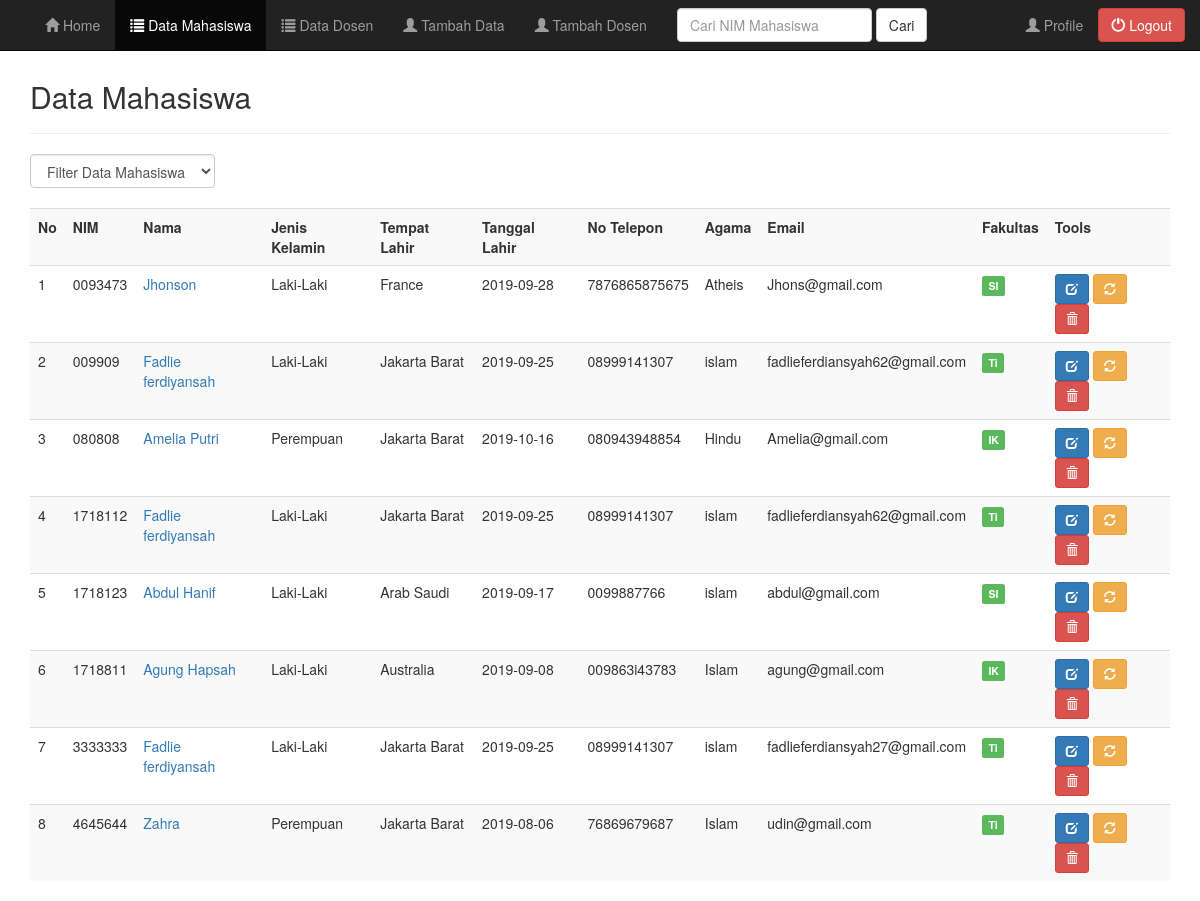
Screenshot of /admin/data.php (signed in) with the database file from the repository.
### tables this page shows
CREATE TABLE `tbl_mahasiswa` (
  `nim` varchar(7) NOT NULL DEFAULT '',
  `username` varchar(20) NOT NULL,
  `password` varchar(32) NOT NULL,
  `level` varchar(30) NOT NULL,
  `nama` varchar(50) NOT NULL,
  `jenis_kelamin` varchar(20) NOT NULL,
  `tempat_lahir` varchar(30) NOT NULL,
  `tanggal_lahir` date NOT NULL,
  `alamat_asal` varchar(100) NOT NULL,
  `alamat_sekarang` varchar(100) NOT NULL,
  `no_telepon` varchar(13) NOT NULL,
  `email` varchar(30) NOT NULL,
  `agama` varchar(50) NOT NULL,
  `fakultas` varchar(50) NOT NULL,
  PRIMARY KEY (`nim`)
);

### admin/data.php (the view, shortened to what this page needs)
<?php $thisPage="Data"; ?>
<?php
include("header.php");
include("../koneksi.php");
?>
	<div class="container">
		<div class="content">
			<h2>Data Mahasiswa</h2>
			<hr />
			<form class="form-inline" method="get">
				<div class="form-group">
					<select name="filter" class="form-control" onchange="form.submit()">
						<option value="0">Filter Data Mahasiswa</option>
						<?php $filter = addslashes(isset($_GET['filter']) ? strtolower($_GET['filter']) : NULL);  ?>
					</select>
				</div>
			</form>
			<br />
			<div class="table-responsive">
				<table class="table table-striped table-hover">
					<tr>
						<th>No</th>
						<th>NIM</th>
						<th>Nama</th>
						<th>Jenis Kelamin</th>
						<th>Tempat Lahir</th>
						<th>Tanggal Lahir</th>
						<th>No Telepon</th>
						<th>Agama</th>
						<th>Email</th>
						<th>Fakultas</th>
						<th>Tools</th>
					</tr>
					<?php
					if($filter){
						$sql = mysqli_query($koneksi, "SELECT * FROM tbl_mahasiswa WHERE fakultas='$filter' ORDER BY nim ASC");
					}else{
						$sql = mysqli_query($koneksi, "SELECT * FROM tbl_mahasiswa ORDER BY nim ASC");
					}
					if(mysqli_num_rows($sql) == 0){
						echo '<tr><td colspan="14">Data Tidak Ada.</td></tr>';
					}else{
						$no = 1;
						while($row = mysqli_fetch_assoc($sql)){
							echo '
							<tr>
								<td>'.$no.'</td>
								<td>'.$row['nim'].'</td>
								<td><a href="profile_mahasiswa.php?nim='.$row['nim'].'">'.$row['nama'].'</a></td>
								<td>'.$row['jenis_kelamin'].'</td>
								<td>'.$row['tempat_lahir'].'</td>
								<td>'.$row['tanggal_lahir'].'</td>
								<td>'.$row['no_telepon'].'</td>
								<td>'.$row['agama'].'</td>
								<td>'.$row['email'].'</td>
								<td>';
								if($row['fakultas'] == 'TI'){
									echo '<span class="label label-success">Ti</span>';
								}
								else if ($row['fakultas'] == 'MI' ){
									echo '<span class="label label-success">MI</span>';
								}
								else if ($row['fakultas'] == 'SI' ){
									echo '<span class="label label-success">SI</span>';
								}
								else if ($row['fakultas'] == 'IK' ){
									echo '<span class="label label-success">IK</span>';
								}
							echo '
								</td>
								<td>
									<a href="edit_mahasiswa.php?nim='.$row['nim'].'" title="Edit Data" data-toggle="tooltip" class="btn btn-primary btn-sm"><span class="glyphicon glyphicon-edit" aria-hidden="true"></span></a>
									<a href="password.php?nim='.$row['nim'].'" title="Ganti Password" data-toggle="tooltip" class="btn btn-warning btn-sm"><span class="glyphicon glyphicon-refresh" aria-hidden="true"></span></a>
									<a href="data.php?aksi=delete&nim='.$row['nim'].'" title="Hapus Data" data-toggle="tooltip" onclick="return confirm(\'Anda yakin akan menghapus data '.$row['nama'].'?\')" class="btn btn-danger btn-sm"><span class="glyphicon glyphicon-trash" aria-hidden="true"></span></a>
								</td>
							</tr>
							';
							$no++;
						}
					}
					?>
				</table>
			</div>
		</div>
	</div>
<?php
include("footer.php");
?>

### admin/header.php (shortened to what this page needs)
<!DOCTYPE html>
<html lang="id">
  <head>
    <link href="../css/bootstrap.min.css" rel="stylesheet">
	<link href="../css/bootstrap-datepicker.css" rel="stylesheet">
    <link href="../style.css" rel="stylesheet">
  </head>
<body>
	<nav class="navbar navbar-inverse navbar-fixed-top">
	  <div class="container">
		<div class="collapse navbar-collapse" id="myNavbar">
		  <ul class="nav navbar-nav navbar-left">
			<li<?php if ($thisPage=="Dashboard") echo " class=\"active\""; ?>>
				<a href="index.php"><span class="glyphicon glyphicon-home"></span> Home </a>
			</li>
			<li<?php if ($thisPage=="Data") echo " class=\"active\""; ?>>
				<a href="data.php" data-toggle="tooltip" data-placement="bottom" title="Lihat Data Mahasiswa"><span class="glyphicon glyphicon-list"></span> Data Mahasiswa </a>
			</li>
			<li<?php if ($thisPage=="Data Dosen") echo " class=\"active\""; ?>>
				<a href="data_dosen.php" data-toggle="tooltip" data-placement="bottom" title="Data Dosen"><span class="glyphicon glyphicon-list"></span> Data Dosen</a>
			</li>
			<li<?php if ($thisPage=="Tambah") echo " class=\"active\""; ?>>
				<a href="tambah.php" data-toggle="tooltip" data-placement="bottom" title="Tambah Data Mahasiswa" ><span class="glyphicon glyphicon-user"></span> Tambah Data</a>
			</li>
			<li<?php if ($thisPage=="Tambah Dosen") echo " class=\"active\""; ?>>
				<a href="tambah_dosen.php" data-toggle="tooltip" data-placement="bottom" title="Tambah Dosen" ><span class="glyphicon glyphicon-user"></span> Tambah Dosen</a>
			</li>
			<form name="cari" method="post" action="cari.php" role="search" class="navbar-form navbar-left">
				<div class="form-group">
					<input type="text" name="carinim" placeholder="Cari NIM Mahasiswa" class="form-control">
				</div>
				<button type="submit" name="submit" id="submit" value="search" class="btn btn-default" data-toggle="tooltip" data-placement="bottom" title="Cari Data Mahasiswa">Cari</button>
			</form>
		  </ul>
	      <ul class="nav navbar-nav navbar-right">
	      	<li<?php if ($thisPage=="Profile") echo " class=\"active\""; ?>><a href="profile.php" data-toggle="tooltip" data-placement="bottom" title="Lihat Profile"><span class="glyphicon glyphicon-user"></span> Profile</a></li>
	        <a href="../logout.php" data-toggle="tooltip" data-placement="bottom" title="Logout" class="btn btn-danger navbar-btn" role="button"><span class="glyphicon glyphicon-off"></span> Logout</a>
	      </ul>
		</div>
	  </div>
	</nav>

### admin/footer.php (shortened to what this page needs)
</body>
</html>

### style.css (style rules this page uses)
.content { margin-top: 80px; }

### rows the page displays
tbl_mahasiswa: nim "0093473", nama "Jhonson", jenis_kelamin "Laki-Laki", tempat_lahir "France", tanggal_lahir "2019-09-28", no_telepon "7876865875675", agama "Atheis", email "Jhons@gmail.com", fakultas "SI"
tbl_mahasiswa: nim "009909", nama "Fadlie ferdiyansah", jenis_kelamin "Laki-Laki", tempat_lahir "Jakarta Barat", tanggal_lahir "2019-09-25", no_telepon "08999141307", agama "islam", email "fadlieferdiansyah62@gmail.com", fakultas "Ti"
tbl_mahasiswa: nim "080808", nama "Amelia Putri", jenis_kelamin "Perempuan", tempat_lahir "Jakarta Barat", tanggal_lahir "2019-10-16", no_telepon "080943948854", agama "Hindu", email "Amelia@gmail.com", fakultas "IK"
tbl_mahasiswa: nim "1718112", nama "Fadlie ferdiyansah", jenis_kelamin "Laki-Laki", tempat_lahir "Jakarta Barat", tanggal_lahir "2019-09-25", no_telepon "08999141307", agama "islam", email "fadlieferdiansyah62@gmail.com", fakultas "Ti"
tbl_mahasiswa: nim "1718123", nama "Abdul Hanif", jenis_kelamin "Laki-Laki", tempat_lahir "Arab Saudi", tanggal_lahir "2019-09-17", no_telepon "0099887766", agama "islam", email "abdul@gmail.com", fakultas "SI"
tbl_mahasiswa: nim "1718811", nama "Agung Hapsah", jenis_kelamin "Laki-Laki", tempat_lahir "Australia", tanggal_lahir "2019-09-08", no_telepon "009863i43783", agama "Islam", email "agung@gmail.com", fakultas "IK"
tbl_mahasiswa: nim "3333333", nama "Fadlie ferdiyansah", jenis_kelamin "Laki-Laki", tempat_lahir "Jakarta Barat", tanggal_lahir "2019-09-25", no_telepon "08999141307", agama "islam", email "fadlieferdiansyah27@gmail.com", fakultas "Ti"
tbl_mahasiswa: nim "4645644", nama "Zahra", jenis_kelamin "Perempuan", tempat_lahir "Jakarta Barat", tanggal_lahir "2019-08-06", no_telepon "76869679687", agama "Islam", email "udin@gmail.com", fakultas "Ti"
